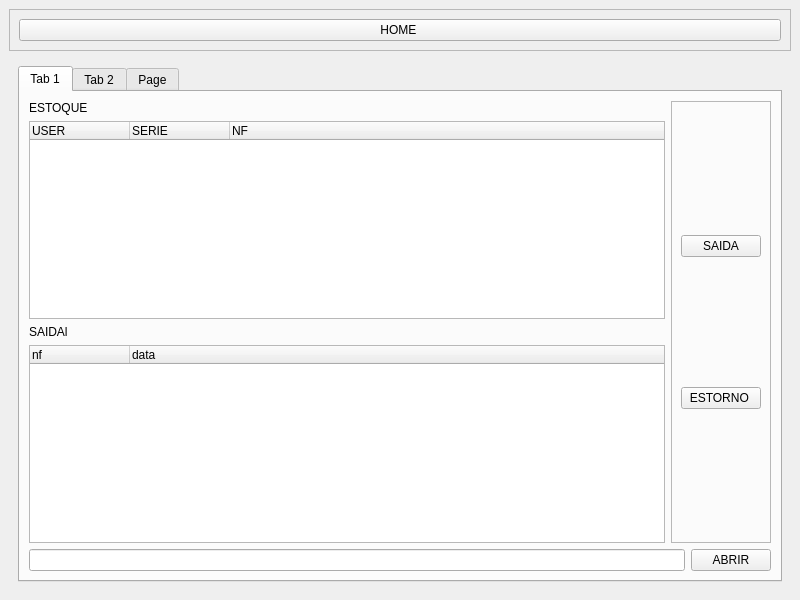
<?xml version="1.0" encoding="UTF-8"?>
<ui version="4.0">
 <class>MainWindow</class>
 <widget class="QMainWindow" name="MainWindow">
  <property name="geometry">
   <rect>
    <x>0</x>
    <y>0</y>
    <width>800</width>
    <height>600</height>
   </rect>
  </property>
  <property name="windowTitle">
   <string>MainWindow</string>
  </property>
  <widget class="QWidget" name="centralwidget">
   <layout class="QVBoxLayout" name="verticalLayout_2">
    <item>
     <widget class="QFrame" name="frame">
      <property name="frameShape">
       <enum>QFrame::StyledPanel</enum>
      </property>
      <property name="frameShadow">
       <enum>QFrame::Raised</enum>
      </property>
      <layout class="QHBoxLayout" name="horizontalLayout">
       <item>
        <widget class="QPushButton" name="bt_home">
         <property name="text">
          <string>HOME </string>
         </property>
        </widget>
       </item>
      </layout>
     </widget>
    </item>
    <item>
     <widget class="QStackedWidget" name="stackedWidget">
      <property name="currentIndex">
       <number>0</number>
      </property>
      <widget class="QWidget" name="page">
       <layout class="QVBoxLayout" name="verticalLayout_8">
        <item>
         <widget class="QTabWidget" name="pag_cadastro">
          <property name="currentIndex">
           <number>0</number>
          </property>
          <widget class="QWidget" name="tab">
           <attribute name="title">
            <string>Tab 1</string>
           </attribute>
           <layout class="QVBoxLayout" name="verticalLayout_7">
            <item>
             <layout class="QHBoxLayout" name="horizontalLayout_3">
              <item>
               <layout class="QVBoxLayout" name="verticalLayout_6">
                <item>
                 <layout class="QVBoxLayout" name="verticalLayout_5">
                  <item>
                   <widget class="QLabel" name="label_3">
                    <property name="text">
                     <string>ESTOQUE</string>
                    </property>
                   </widget>
                  </item>
                  <item>
                   <widget class="QTreeWidget" name="pg_estoque">
                    <column>
                     <property name="text">
                      <string>USER</string>
                     </property>
                    </column>
                    <column>
                     <property name="text">
                      <string>SERIE</string>
                     </property>
                    </column>
                    <column>
                     <property name="text">
                      <string>NF</string>
                     </property>
                    </column>
                   </widget>
                  </item>
                 </layout>
                </item>
                <item>
                 <layout class="QVBoxLayout" name="verticalLayout_4">
                  <item>
                   <widget class="QLabel" name="label_2">
                    <property name="text">
                     <string>SAIDAl</string>
                    </property>
                   </widget>
                  </item>
                  <item>
                   <widget class="QTreeWidget" name="pag_saida">
                    <column>
                     <property name="text">
                      <string notr="true">nf</string>
                     </property>
                    </column>
                    <column>
                     <property name="text">
                      <string>data </string>
                     </property>
                    </column>
                   </widget>
                  </item>
                 </layout>
                </item>
               </layout>
              </item>
              <item>
               <widget class="QFrame" name="frame_2">
                <property name="frameShape">
                 <enum>QFrame::StyledPanel</enum>
                </property>
                <property name="frameShadow">
                 <enum>QFrame::Raised</enum>
                </property>
                <layout class="QVBoxLayout" name="verticalLayout_3">
                 <item>
                  <widget class="QPushButton" name="bt_saida">
                   <property name="text">
                    <string>SAIDA</string>
                   </property>
                  </widget>
                 </item>
                 <item>
                  <widget class="QPushButton" name="bt_estorno">
                   <property name="text">
                    <string>ESTORNO </string>
                   </property>
                  </widget>
                 </item>
                </layout>
               </widget>
              </item>
             </layout>
            </item>
            <item>
             <layout class="QHBoxLayout" name="horizontalLayout_2">
              <item>
               <widget class="QLineEdit" name="line_import"/>
              </item>
              <item>
               <widget class="QPushButton" name="bt_abrir">
                <property name="text">
                 <string>ABRIR</string>
                </property>
               </widget>
              </item>
             </layout>
            </item>
           </layout>
          </widget>
          <widget class="QWidget" name="tab_2">
           <attribute name="title">
            <string>Tab 2</string>
           </attribute>
           <layout class="QHBoxLayout" name="horizontalLayout_4">
            <item>
             <widget class="QTreeWidget" name="pg_user">
              <column>
               <property name="text">
                <string>User </string>
               </property>
              </column>
              <column>
               <property name="text">
                <string>data de criação</string>
               </property>
              </column>
              <column>
               <property name="text">
                <string>Quem criou </string>
               </property>
              </column>
             </widget>
            </item>
            <item>
             <widget class="QFrame" name="frame_3">
              <property name="frameShape">
               <enum>QFrame::StyledPanel</enum>
              </property>
              <property name="frameShadow">
               <enum>QFrame::Raised</enum>
              </property>
              <layout class="QVBoxLayout" name="verticalLayout_9">
               <item>
                <widget class="QPushButton" name="bt_excluir">
                 <property name="text">
                  <string>Excluir</string>
                 </property>
                </widget>
               </item>
              </layout>
             </widget>
            </item>
           </layout>
          </widget>
          <widget class="QWidget" name="tab_3">
           <attribute name="title">
            <string>Page</string>
           </attribute>
           <layout class="QVBoxLayout" name="verticalLayout_11">
            <item>
             <layout class="QHBoxLayout" name="horizontalLayout_7">
              <item>
               <widget class="QLabel" name="label_7">
                <property name="text">
                 <string>NOME</string>
                </property>
               </widget>
              </item>
              <item>
               <widget class="QLineEdit" name="line_nome"/>
              </item>
             </layout>
            </item>
            <item>
             <layout class="QHBoxLayout" name="horizontalLayout_6">
              <item>
               <widget class="QLabel" name="label_6">
                <property name="text">
                 <string>SENHA</string>
                </property>
               </widget>
              </item>
              <item>
               <widget class="QLineEdit" name="line_senha">
                <property name="echoMode">
                 <enum>QLineEdit::Password</enum>
                </property>
               </widget>
              </item>
             </layout>
            </item>
            <item>
             <layout class="QHBoxLayout" name="horizontalLayout_5">
              <item>
               <widget class="QLabel" name="label_5">
                <property name="text">
                 <string>CONFIRMAÇÃO</string>
                </property>
               </widget>
              </item>
              <item>
               <widget class="QLineEdit" name="line_confimacao">
                <property name="echoMode">
                 <enum>QLineEdit::Password</enum>
                </property>
               </widget>
              </item>
             </layout>
            </item>
            <item>
             <widget class="QPushButton" name="bt_salvar">
              <property name="text">
               <string>SALVAR</string>
              </property>
             </widget>
            </item>
           </layout>
          </widget>
         </widget>
        </item>
       </layout>
      </widget>
      <widget class="QWidget" name="page_2">
       <layout class="QVBoxLayout" name="verticalLayout"/>
      </widget>
     </widget>
    </item>
   </layout>
  </widget>
 </widget>
 <resources/>
 <connections/>
</ui>
